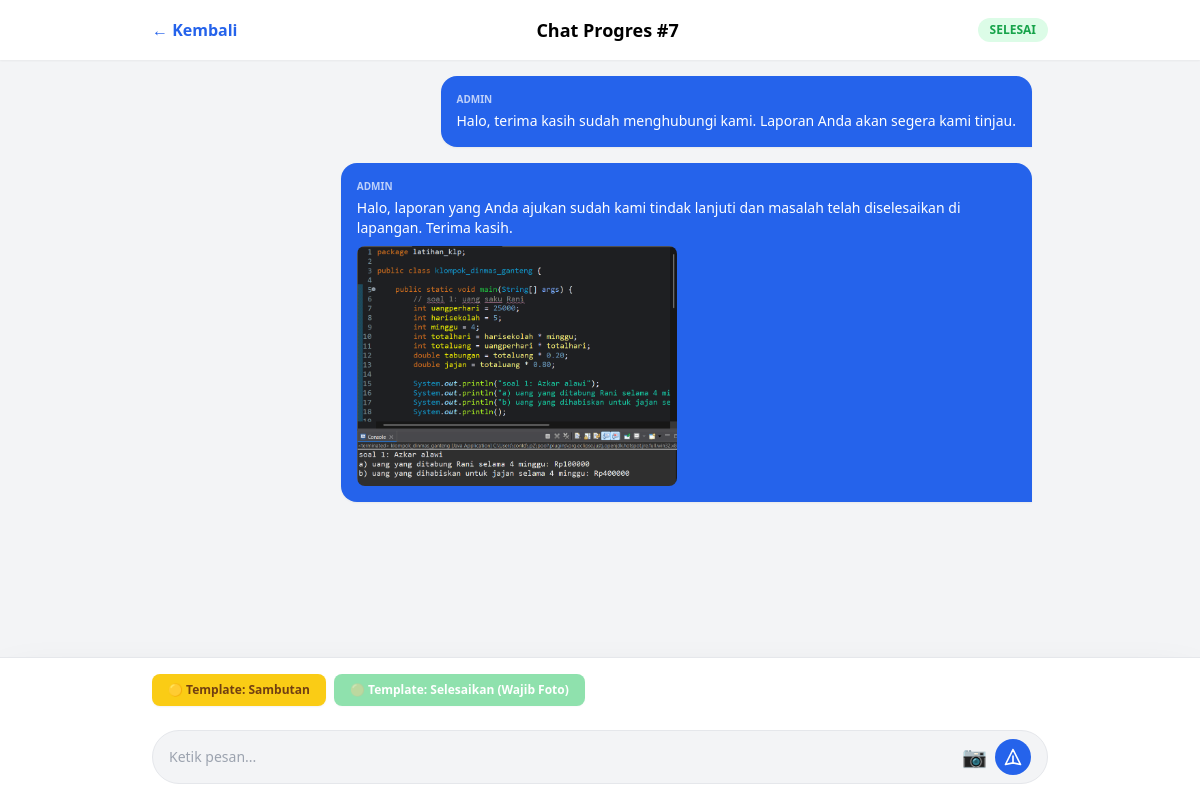
/laporan/detail/7/ (signed in), run on the app's committed database.
### base/models.py (models this page shows, shortened)
class Pengaduan(models.Model):
    STATUS_CHOICES = [
        ('menunggu', 'Menunggu'),
        ('proses', 'Dalam Proses'),
        ('selesai', 'Selesai'),
    ]
    user = models.ForeignKey(settings.AUTH_USER_MODEL, on_delete=models.CASCADE, null=True, blank=True)
    tanggal_pelaporan = models.DateField()
    isi_laporan = models.TextField()
    gambar_bukti = models.ImageField(upload_to='bukti_laporan/', blank=True, null=True)
    status = models.CharField(max_length=20, choices=STATUS_CHOICES, default='menunggu')
    dibuat_pada = models.DateTimeField(auto_now_add=True)

class ChatLaporan(models.Model):
    pengaduan = models.ForeignKey(Pengaduan, on_delete=models.CASCADE, related_name='chats')
    pengirim = models.ForeignKey(settings.AUTH_USER_MODEL, on_delete=models.CASCADE)
    pesan = models.TextField()
    file_pendukung = models.ImageField(upload_to='chat_files/', null=True, blank=True)
    dikirim_pada = models.DateTimeField(auto_now_add=True)

class CustomUser(AbstractUser):
    username_validator = RegexValidator(
        regex=r'^[\w.@+\- ]+$',
        message='Username hanya boleh mengandung huruf, angka, simbol (@/./+/-/_) dan spasi.',
        flags=0
    )
    username = models.CharField(
        max_length=150,
        unique=True,
        help_text='Wajib. 150 karakter atau kurang. Huruf, angka, dan spasi @/./+/-/_ saja.',
        validators=[username_validator], # <--- Pasang validatornya disini
        error_messages={
            'unique': "Username ini sudah digunakan.",
        },
    )
    nik = models.CharField(max_length=16, unique=True, null=True, blank=True)

### base/views.py (the view, shortened to what this page needs)
# urls.py: path('laporan/detail/<int:laporan_id>/', views.detail_laporan, name='detail_laporan'),
@login_required
def detail_laporan(request, laporan_id):
    laporan_obj = get_object_or_404(Pengaduan, id=laporan_id)
    if not request.user.is_staff and laporan_obj.user != request.user:
        messages.error(request, "Akses dilarang.")
        return redirect('laporan_saya')
    chats = laporan_obj.chats.all().order_by('dikirim_pada')
    return render(request, 'detail_laporan.html', {'laporan': laporan_obj, 'chats': chats})

### base/templates/detail_laporan.html (shortened to what this page needs)
{% load static %}
<!DOCTYPE html>
<html lang="en">
<head>
    <script src="https://cdn.tailwindcss.com"></script>
</head>
<body class="bg-gray-100 font-sans">
    <header class="bg-white shadow-sm p-4 sticky top-0 z-50">
        <div class="max-w-4xl mx-auto flex justify-between items-center">
            <a href="javascript:history.back()" class="text-blue-600 font-bold">← Kembali</a>
            <h1 class="text-lg font-bold">Chat Progres #{{ laporan.id }}</h1>
            <span id="status-badge" class="px-3 py-1 rounded-full text-xs font-bold uppercase
                {% if laporan.status == 'menunggu' %}bg-red-100 text-red-600{% elif laporan.status == 'proses' %}bg-yellow-100 text-yellow-600{% else %}bg-green-100 text-green-600{% endif %}">
                {{ laporan.status }}
            </span>
        </div>
    </header>
    <main class="max-w-4xl mx-auto p-4 pb-48">
        <div class="space-y-4" id="chat-container">
            {% for chat in chats %}
                <div class="flex {% if chat.pengirim == request.user %}justify-end{% else %}justify-start{% endif %}">
                    <div class="max-w-[80%] {% if chat.pengirim == request.user %}bg-blue-600 text-white rounded-t-2xl rounded-bl-2xl{% else %}bg-white border rounded-t-2xl rounded-br-2xl{% endif %} p-4 shadow-sm">
                        <p class="text-[10px] opacity-70 font-bold mb-1 uppercase">{{ chat.pengirim.username }}</p>
                        <p class="text-sm">{{ chat.pesan }}</p>
                        {% if chat.file_pendukung %}
                            <img src="{{ chat.file_pendukung.url }}" class="mt-2 rounded-lg max-h-60">
                        {% endif %}
                    </div>
                </div>
            {% endfor %}
        </div>
    </main>
    <div class="fixed bottom-0 left-0 right-0 bg-white border-t p-4 shadow-2xl">
        <div class="max-w-4xl mx-auto">
            {% if request.user.is_staff %}
            <div class="flex gap-2 mb-4 overflow-x-auto pb-2">
                <button onclick="isiPesan('Halo, terima kasih sudah menghubungi kami. Laporan Anda akan segera kami tinjau.')"
                        class="whitespace-nowrap bg-yellow-400 text-yellow-900 text-xs font-bold px-4 py-2 rounded-lg shadow-sm">
                    🟡 Template: Sambutan
                </button>
                <button id="btn-selesai" onclick="checkAndComplete()"
                        class="whitespace-nowrap bg-green-500 text-white text-xs font-bold px-4 py-2 rounded-lg shadow-sm opacity-50 cursor-not-allowed" disabled>
                    🟢 Template: Selesaikan (Wajib Foto)
                </button>
            </div>
            {% endif %}
            <form action="" method="POST" enctype="multipart/form-data" id="chat-form">
                <div class="flex items-center gap-2 bg-gray-100 rounded-full p-2 px-4 border border-gray-200 focus-within:border-blue-500">
                    <input type="text" name="pesan" id="input-pesan" placeholder="Ketik pesan..."
                           class="flex-1 bg-transparent border-none focus:ring-0 text-sm" required>
                    <label class="cursor-pointer">
                        <span id="foto-icon" class="text-xl">📷</span>
                    </label>
                    <button type="submit" class="bg-blue-600 text-white p-2 rounded-full hover:bg-blue-700">
                        <svg class="w-5 h-5" fill="none" stroke="currentColor" viewBox="0 0 24 24"><path stroke-linecap="round" stroke-linejoin="round" stroke-width="2" d="M12 19l9 2-9-18-9 18 9-2zm0 0v-8"></path></svg>
                    </button>
                </div>
            </form>
        </div>
    </div>
</body>
</html>

### data on the page
Pengaduan: id "7", status "SELESAI"
ChatLaporan: pengirim.username "ADMIN", pesan "Halo, terima kasih sudah menghubungi kami. Laporan Anda akan segera kami tinjau."
ChatLaporan: pengirim.username "ADMIN", pesan "Halo, laporan yang Anda ajukan sudah kami tindak lanjuti dan masalah telah diselesaikan di lapangan. Terima kasih.", file_pendukung (picture)
